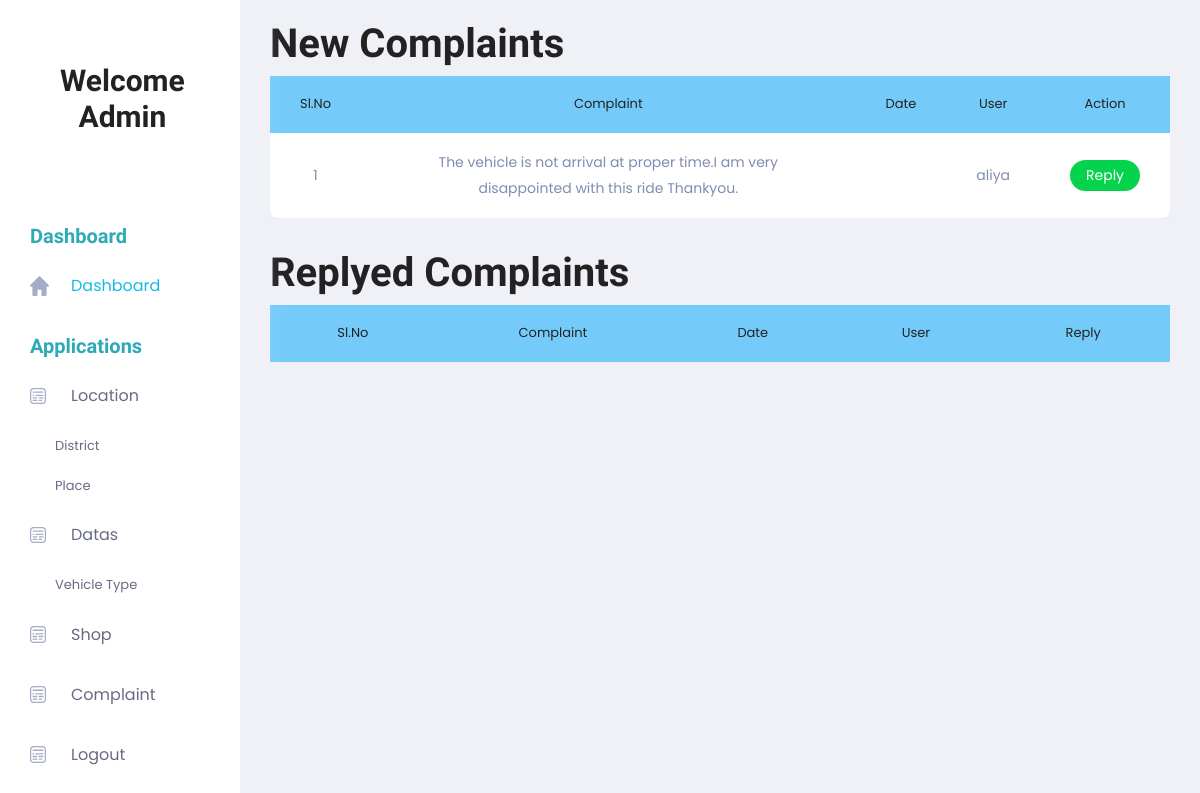
Screenshot of /Project/Admin/ViewComplaint.php with the database file from the repository.
### tables this page shows
CREATE TABLE `tbl_complaint` (
  `complaint_id` int(11) NOT NULL,
  `complaint_title` varchar(100) NOT NULL,
  `complaint_content` varchar(500) NOT NULL,
  `complaint_status` int(11) NOT NULL,
  `complaint_reply` varchar(500) NOT NULL,
  `complaint_date` varchar(100) NOT NULL,
  `user_id` int(11) NOT NULL,
  `staff_id` int(11) NOT NULL,
  `shop_id` int(11) NOT NULL
);

CREATE TABLE `tbl_user` (
  `user_id` int(10) NOT NULL,
  `user_name` varchar(50) NOT NULL,
  `user_email` varchar(50) NOT NULL,
  `user_contact` varchar(15) NOT NULL,
  `user_gender` varchar(10) NOT NULL,
  `user_dob` date NOT NULL,
  `user_address` varchar(100) NOT NULL,
  `user_district` varchar(50) NOT NULL,
  `user_place` varchar(100) NOT NULL,
  `user_photo` varchar(600) NOT NULL,
  `user_license` varchar(100) NOT NULL,
  `user_password` varchar(50) NOT NULL
);

### Project/Admin/ViewComplaint.php (the view, shortened to what this page needs)
<!DOCTYPE html PUBLIC "-//W3C//DTD XHTML 1.0 Transitional//EN" "http://www.w3.org/TR/xhtml1/DTD/xhtml1-transitional.dtd">
<html xmlns="http://www.w3.org/1999/xhtml">
<head>
</head>
    <?php
include('Head.php');
    ?>
    <body>
        <section class="main_content dashboard_part">
            <div class="main_content_iner ">
                <div class="container-fluid p-0">
                    <div class="row justify-content-center">
                        <div class="col-12">
                            <div class="QA_section">
                                <h1>New Complaints</h1>
                                <div class="QA_table mb_30">
                                    <table class="table lms_table_active">
                                        <thead>
                                            <tr style="background-color: #74CBF9">
                                                <td align="center" scope="col">Sl.No</td>
                                                <td align="center" scope="col">Complaint</td>
                                                <td align="center" scope="col">Date</td>
                                                <td align="center" scope="col">User</td>
                                                <td align="center" scope="col">Action</td>
                                            </tr>
                                        </thead>
                                        <tbody>
                                            <?php
												$i = 0;
                                                $selQry = "select * from tbl_complaint c inner join tbl_user u on c.user_id = u.user_id where complaint_status='0'";
                                               $rs = $con->query($selQry);
                                                while ($data = $rs->fetch_assoc()) {
                                                    $i++;
                                            ?>
                                            <tr>
                                                <td align="center"><?php echo $i;?></td>
                                                <td align="center"><?php echo $data["complaint_content"] ?></td>
                                                <td align="center"><?php echo $data["complaint_date"] ?></td>
                                                <td align="center"><?php echo $data["user_name"] ?></td>
                                                <td align="center"><a href="ViewComplaint.php?up=<?php echo $data["complaint_id"] ?>" class="status_btn">Reply</a> </td>
                                            </tr>
                                            <?php
                                            }
                                            ?>
                                        </tbody>
                                    </table>
                                </div>
                                <h1>Replyed Complaints</h1>
                                <div class="QA_table mb_30">
                                    <table class="table lms_table_active">
                                        <thead>
                                            <tr style="background-color: #74CBF9">
                                                <td align="center" scope="col">Sl.No</td>
                                                <td align="center" scope="col">Complaint</td>
                                                <td align="center" scope="col">Date</td>
                                                <td align="center" scope="col">User</td>
                                                <td align="center" scope="col">Reply</td>
                                            </tr>
                                        </thead>
                                    </table>
                                </div>
                             </div>
                        </div>
                    </div>
                </div>
            </div>
        </section>
    </body>
     <?php
		include('Foot.php');
		?>
    </html>

### rows the page displays
tbl_complaint: complaint_content "The vehicle is not arrival at proper time.I am very disappointed with this ride Thankyou.", user.user_name "aliya"
